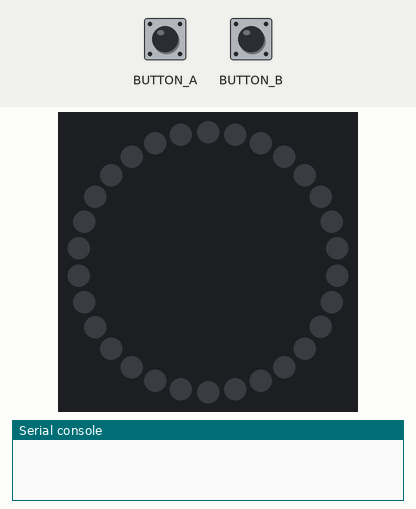
Simulated run of this program. Board: Circuit Playground running CircuitPython. Parts: 30 RGB LEDs in a ring, first at the top, clockwise, the last lines printed to the serial console. The inputs (shaded band) are chosen by the test bench. Dim RGB values are drawn brighter than linear.

Above: at 1.2 s.
1.3 s: button A pressed for 0.15 s
At 2.5 s:
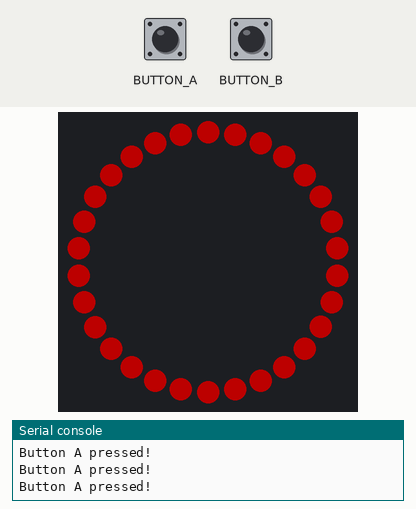
2.9 s: button B pressed for 0.15 s
At 3.9 s:
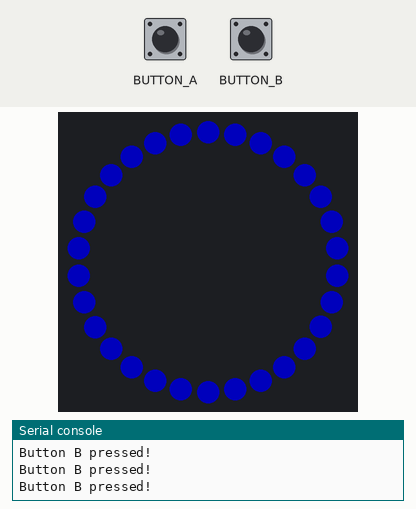
4.5 s: button A pressed for 1 s
At 5.1 s:
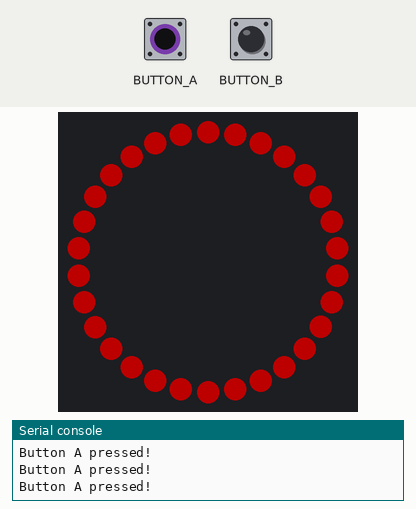
7.0 s: button B pressed for 1 s
At 8.2 s:
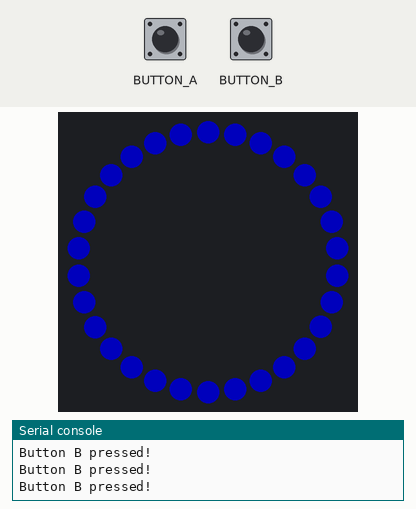
9.5 s: BUTTON_A (button A) driven HIGH and BUTTON_B (button B) driven HIGH
At 10.77 s:
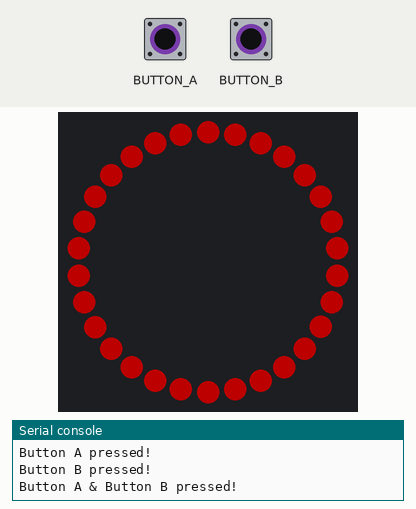
Timing chart, 0 to 12.0 s (numbered marks = the images above; inputs shaded):
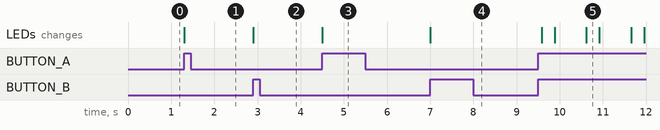

The program:

LightStrip_Example_3.py
```python
# CircuitPython LightStrip_Example_3 - Button Presses
from adafruit_circuitplayground.express import cpx
import time
import board  # used to set neopixel pin
import neopixel

# set up neopixel strip clipped to A1 on the CPX
pixel_pin = board.A1  # the strip is connected to A1
num_pixels = 30  # there are 30 lights in the strip
pixels = neopixel.NeoPixel(pixel_pin, num_pixels, brightness=0.3, auto_write=True)

PAUSE_RATE = 0.5 # (one tenth of a second)

# Set some basic colors to use. Feel free to create more.
# Colors are R, G, B
RED = (255, 0, 0)
ORANGE = (255, 40, 0)
YELLOW = (255,165,0)
GREEN = (0, 255, 0)
BLUE = (0, 0, 255)
PURPLE = (75,0, 200)
PINK = (255, 0, 130)

while True:
    if cpx.button_a and cpx.button_b:
        print("Button A & Button B pressed!")
        pixels.fill((0, 0, 0))
    if cpx.button_a:
        print("Button A pressed!")
        pixels.fill(RED)
    if cpx.button_b:
        print("Button B pressed!")
        pixels.fill(BLUE)
```

Measured:
- after the input at 1.3 s, the LEDs: change at once (image 1)
- after the input at 2.9 s, the LEDs: change at once (image 2)
- after the input at 4.5 s, the LEDs: change at once (image 3)
- after the input at 7.0 s, the LEDs: change at once (image 4)
- after the input at 9.5 s, the LEDs: change after 0.08 s (image 5)
